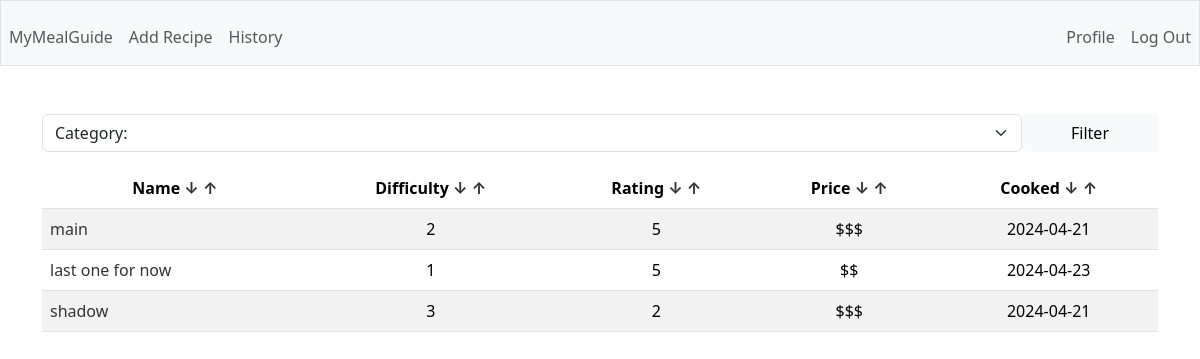
The app's page /sort?column=rating&way=DESC (signed in) with its own data.
### tables this page shows
CREATE TABLE recipes (
        id INTEGER PRIMARY KEY AUTOINCREMENT,
        user_id INTEGER,
        name TEXT NOT NULL,
        description TEXT,
        total_time INTEGER,
        category TEXT,
        instructions TEXT,
        difficulty INTEGER,
        rating INTEGER,
        price TEXT,
        last_cooked DATE,
        FOREIGN KEY(user_id) REFERENCES users(id)
    );

### app.py (the view, shortened to what this page needs)
@app.route('/sort')
@login_required
def sort():
    column = request.args.get('column', default='name').lower()
    way = request.args.get('way', default='ASC')
    category = request.args.get('category', default='').capitalize()
    if category:
        filtered = g.c.execute(f'SELECT id, name, category, difficulty, rating, price, last_cooked FROM recipes WHERE user_id = ? AND category = ?', (session['user_id'], category)).fetchall()
        return render_template('index.html', rows=filtered, columns=COLUMNS, categories=CATEGORIES, category=category)
    if way == 'ASC':
        rows = g.c.execute(f'SELECT id, name, category, difficulty, rating, price, last_cooked FROM recipes WHERE user_id = ? ORDER BY {column}', (session['user_id'],)).fetchall()
    elif way == 'DESC':
        rows = g.c.execute(f'SELECT id, name, category, difficulty, rating, price, last_cooked FROM recipes WHERE user_id = ? ORDER BY {column} DESC', (session['user_id'],)).fetchall()
    return render_template('index.html', rows=rows, columns=COLUMNS, categories=CATEGORIES)

### app.py (called while the page is built)
@app.before_request
def before_request():
    g.db = sqlite3.connect('database.db')
    g.c = g.db.cursor()

@app.teardown_request
def teardown_request(exception):
    db = getattr(g, 'db', None)
    if db is not None:
        db.close()

@app.after_request
def after_request(response):
    response.headers['Cache-Control'] = 'no-cache, no-store, must-revalidate'
    response.headers['Pragma'] = 'no-cache'
    response.headers['Expires'] = '0'
    return response

### helpers.py (called while the page is built)
def login_required(f):
    @wraps(f)
    def decorated_function(*args, **kwargs):
        if session.get('user_id') is None:
            return redirect('/login')
        return f(*args, **kwargs)
    return decorated_function

### templates/index.html (shortened to what this page needs)
{% extends "layout.html" %} {% block title %} Homepage {% endblock %} {% block
main %}
<div class="mb-3">
  <form action="/sort" method="GET" class="d-flex">
    <select
      name="category"
      class="form-select"
      aria-label="Default select example"
    >
      {% if category %}
      <option selected disabled>Category: {{ category }}</option>
      {% else %}
      <option selected disabled>Category:</option>
      {% endif %}
    </select>
    <button class="btn btn-light d-block px-5" type="submit">Filter</button>
  </form>
</div>
<table class="table table-striped">
  <thead>
    <tr>
      {% for c in columns %}
      <th scope="col">
        {{ c.capitalize() }}
        <a href="{{ url_for('sort', column=c, way='DESC')}}">↓</a>
        <a href="{{ url_for('sort', column=c, way='ASC')}}">↑</a>
      </th>
      {% endfor %}
    </tr>
  </thead>
  <tbody>
    {% for row in rows: %}
    <tr>
      <td class="text-start">
        <a href="/recipe/{{ row[0] }}">{{ row[1] }}</a>
      </td>
      <td>{{ row[3] }}</td>
      <td>{{ row[4] }}</td>
      <td>{{ row[5] }}</td>
      <td>{{ row[6]}}</td>
    </tr>
    {% endfor %}
  </tbody>
</table>
{% endblock %}

### static/styles.css (style rules this page uses)
a { text-decoration: none; color: #333; }

### records on screen
recipes: name "main", difficulty "2", rating "5", price "$$$", last_cooked "2024-04-21"
recipes: name "last one for now", difficulty "1", rating "5", price "$$", last_cooked "2024-04-23"
recipes: name "shadow", difficulty "3", rating "2", price "$$$", last_cooked "2024-04-21"

### other values on screen
{{ c.capitalize() }} "Name" "Difficulty" "Rating" "Price" "Cooked"
